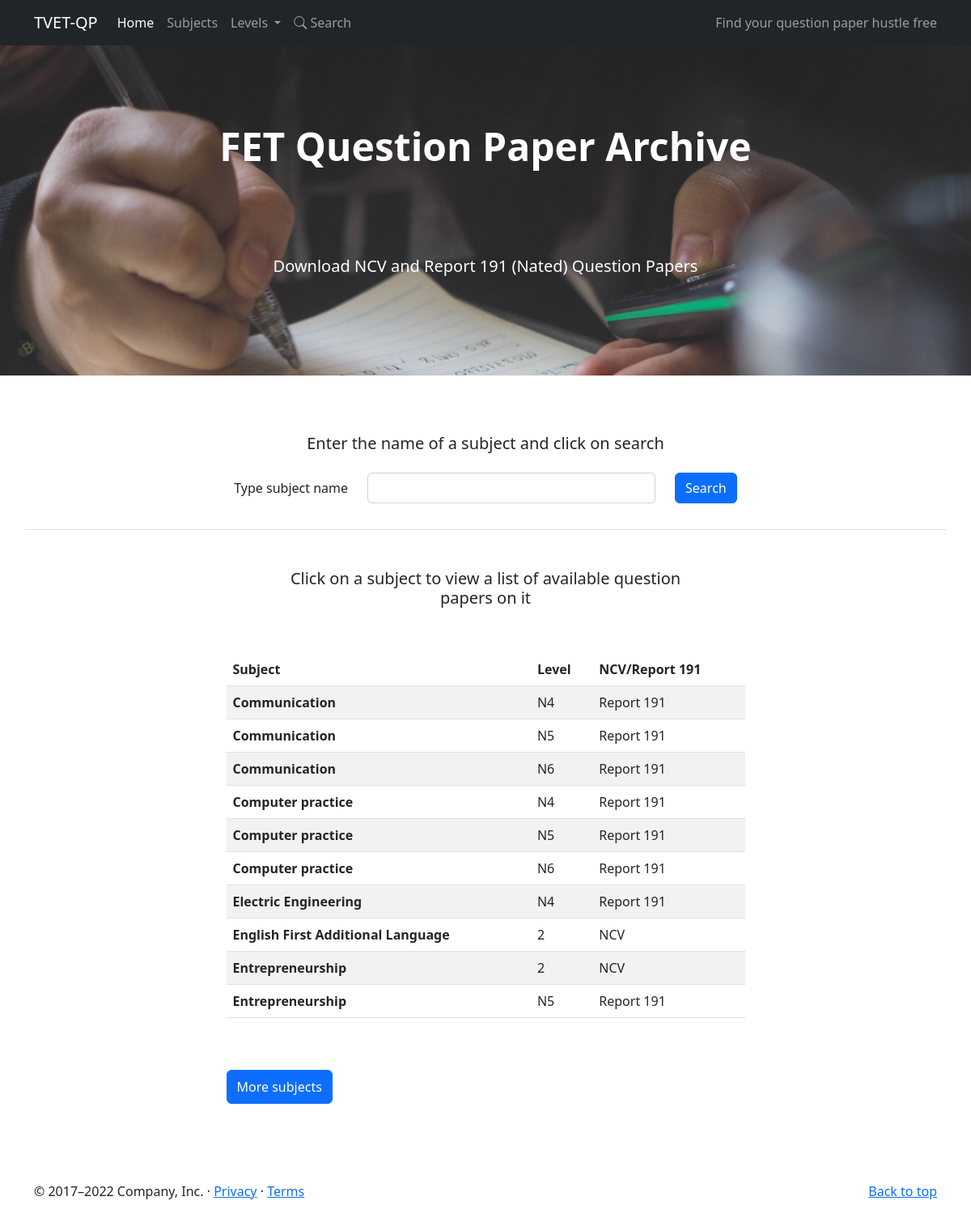
The page / on the database its author committed.
### papers/models.py (models this page shows, shortened)
class Subject(models.Model):
    level_choices = [
        ('2', 'Level 2'),
        ('3', 'Level 3'),
        ('4', 'Level 4'),
        ('N4', 'N4'),
        ('N5', 'N5'),
        ('N6', 'N6'),
    ]
    program_choices = [
        ('NCV', 'NCV'),
        ('Report 191', 'Report 191 (Nated)')
    ]
    fundamental_or_vocational_choices = [
        ('vocational', 'Vocational'),
        ('fundamental', 'Fundamental'),
    ]
    name = models.CharField(max_length=150)
    level = models.CharField(max_length=150, choices=level_choices)
    ncv_or_report191 = models.CharField(max_length=150, choices=program_choices)
    fundamental_or_vocational = models.CharField(max_length=150, choices=fundamental_or_vocational_choices, blank=True)

### pages/views.py (the view)
# urls.py: path('', views.index, name="home"),
def index(request):
    subjects = Subject.objects.all().order_by('name')[:10]
    return render(request, 'pages/index.html', {'subjects': subjects})

### pages/templates/pages/index.html (shortened to what this page needs)
{% extends "base.html" %}
{% load static %}
{% block content %}
    <div class="px-4 py-5 text-center" id="hero">
        <h1 class="display-5 py-5 fw-bold">FET Question Paper Archive</h1>
        <div class="col-lg-6 mx-auto py-5">
            <p class="lead mb-4">Download NCV and Report 191 (Nated) Question Papers</p>
        </div>
    </div>
    <div class="container py-4 border-bottom">
        <div class="row justify-content-center">
            <h5 class="text-center mb-4 mt-5">Enter the name of a subject and click on search</h5>
            <form action="{% url 'search' %}">
                <div class="row justify-content-center align-items-center">
                    <div class="col-auto mb-2">
                        <label for="keyword">Type subject name</label>
                    </div>
                    <div class="col-lg-4 mb-2">
                        <input class="form-control" id="keyword" type="text" name="keyword">
                    </div>
                    <div class="col-auto mb-2">
                        <button type="submit" class="btn btn-primary">Search</button>
                    </div>
                </div>
            </form>
        </div>
    </div>
    <div class="container">
        <div class="row justify-content-center">
            <div class="col-md-10 col-lg-7">
                <h3 class="p-5 text-center lead">Click on a subject to view a list of available question papers on it</h3>
            {% if subjects %}
                <table class="table table-striped">
                    <thead>
                        <tr>
                            <th scope="col">Subject</th>
                            <th scope="col">Level</th>
                            <th>NCV/Report 191</th>
                        </tr>
                    </thead>
                    <tbody>
                        {% for subject in subjects %}
                            <tr>
                                <th><a href="{% url 'subject' subject.id %}" class="text-decoration-none text-body">{{ subject.name }}</a></th>
                                <td>{{ subject.level }}</td>
                                <td>{{subject.ncv_or_report191}}</td>
                            </tr>
                        {% endfor %}
                    </tbody>
                </table>
            {% else %}
                <h2>No Question papers year</h2>
            {% endif %}
            <a href="{% url 'subjects' %}" class="btn btn-primary my-5 py-2 flex">More subjects</a>
            </div>
        </div>
    </div>
{% endblock content %}

### templates/base.html (shortened to what this page needs)
{% load static %}
<!DOCTYPE html>
<html lang="en">
<head>
    <link href="https://cdn.jsdelivr.net/npm/bootstrap@5.2.0/dist/css/bootstrap.min.css" rel="stylesheet"
>
    <link rel="stylesheet" href="https://cdn.jsdelivr.net/npm/bootstrap-icons@1.9.1/font/bootstrap-icons.css">
    <link rel="stylesheet" href="{% static 'css/main.css' %}">
</head>
<body>
    {% include "partials/__navbar.html" %}
    {% block content %}{% endblock content %}
    <footer class="container py-5">
        <p class="float-end"><a href="#">Back to top</a></p>
        <p>© 2017–2022 Company, Inc. · <a href="#">Privacy</a> · <a href="#">Terms</a></p>
    </footer>
</body>
</html>

### templates/partials/__navbar.html (shortened to what this page needs)
<nav class="navbar navbar-expand-lg navbar-dark bg-dark">
    <div class="container">
        <a class="navbar-brand" href="{% url 'home' %}">TVET-QP</a>
        <div class="collapse navbar-collapse" id="navbarText">
            <ul class="navbar-nav me-auto mb-2 mb-lg-0">
                <li class="nav-item">
                    <a class="nav-link {% if '/' == request.path %}active{% endif %}" aria-current="page" href="{% url 'home' %}">Home</a>
                </li>
                <li class="nav-item">
                    <a class="nav-link {% if 'subject' in request.path and 'level' not in request.path %}active{% endif %}" href="{% url 'subjects' %}">Subjects</a>
                </li>
                <li class="nav-item dropdown">
                    <a class="nav-link dropdown-toggle {% if 'level' in request.path %}active{% endif %}" href="#" role="button" data-bs-toggle="dropdown" aria-expanded="false">
                      Levels
                    </a>
                  </li>
                  <li class="nav-item">
                    <a class="nav-link {% if 'search' in request.path %}active{% endif %}" href="{% url 'search' %}"><i class="bi bi-search"></i> Search</a>
                </li>
            </ul>
            <span class="navbar-text">
                Find your question paper hustle free
            </span>
        </div>
    </div>
</nav>

### tvet_qp/static/css/main.css (style rules this page uses)
#hero { background: url('../images/bg2.jpg') no-repeat right top; background-size: cover; color: #fff; font-weight: bold !important; }

### rows shown on the page
Subject: name "Communication", level "N4", ncv_or_report191 "Report 191"
Subject: name "Communication", level "N5", ncv_or_report191 "Report 191"
Subject: name "Communication", level "N6", ncv_or_report191 "Report 191"
Subject: name "Computer practice", level "N4", ncv_or_report191 "Report 191"
Subject: name "Computer practice", level "N5", ncv_or_report191 "Report 191"
Subject: name "Computer practice", level "N6", ncv_or_report191 "Report 191"
Subject: name "Electric Engineering", level "N4", ncv_or_report191 "Report 191"
Subject: name "English First Additional Language", level "2", ncv_or_report191 "NCV"
Subject: name "Entrepreneurship", level "2", ncv_or_report191 "NCV"
Subject: name "Entrepreneurship", level "N5", ncv_or_report191 "Report 191"
